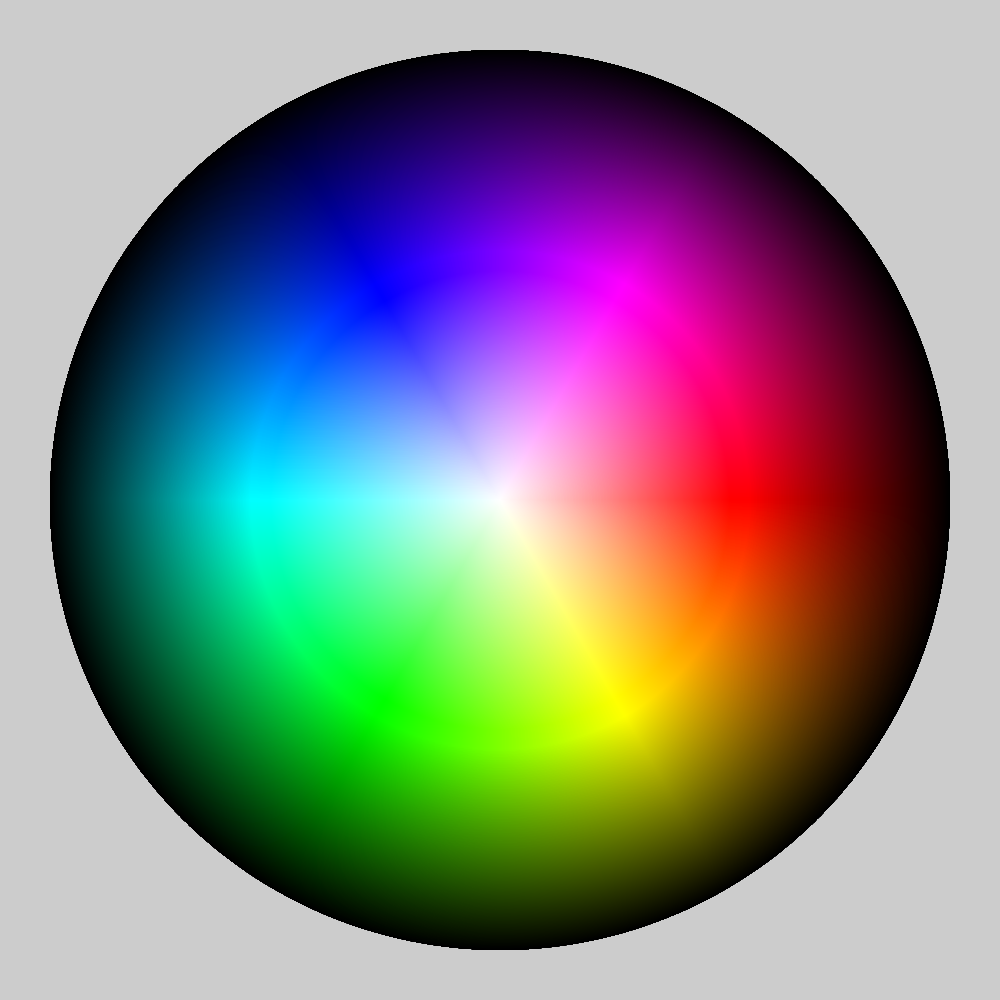
Frame 1 (no input)
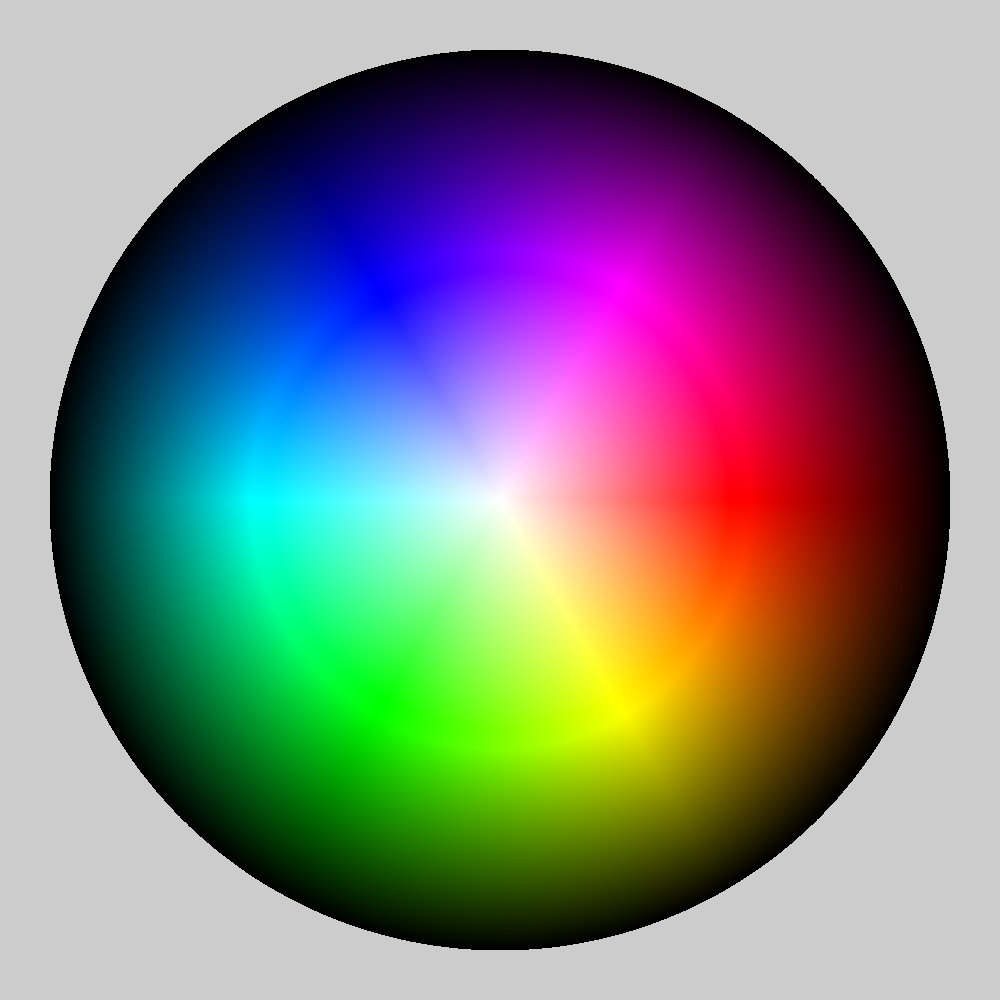
Frame 60 (the mouse pressed at the canvas centre just before this capture)
Frame 120 (the mouse held since frame 60 and released just before this capture): identical to frame 60, image omitted

The Processing sketch that drew these frames (run headless with seeded random() and noise(); from frame 60 on, the mouse is pressed at the canvas centre):

// Processing sketch: ui_color_gradient
// ── ui_color_gradient.pde
PGraphics pg;
boolean radial = true;
float w,h;
void setup() {


  size (1000, 1000, JAVA2D);
  w = width;
  h = height;
  pg = createGraphics(int(w), int(h), JAVA2D);
  pg.beginDraw();
  pg.colorMode(HSB, 360, 100, 100, 100);
  if (!radial) {
    float sat=100; 
    float br=100;
    for (float i = 0; i <   w; i++) {
      for (float j = 0; j <  h*0.95; j++) {
        float hu = map(j, 0, h*.95, 0, 360);
        if ( i <= w*.5 ) {
          sat = map(i, 0, w*.5, 0, 100);
        } else if (i>w*.5 && i <w*.5) {
          sat = 100;
          br = 100;
        } else if (i>=w*.5) {
          br = map(i, w*.5, w, 100, 0);
        }
        pg.stroke(hu, sat, br);
        pg.point(i, j);
      }
    }
  } else {
    for (float angle = 0; angle <= TWO_PI; angle+=0.001) {
      for ( float rad = 0; rad <= h*.45; rad +=0.1) {
        float hu = map(angle, 0, TWO_PI, 0, 360);
        float sat=100; 
        float br=100;      
        if (rad < h*.23) {
          sat = map( rad, 0, h*.23, 0, 100);
        } else {
          br = map( rad, h*.25, h*.45, 100, 0);
        }
        float x =  w*.5 + rad*cos(angle);
        float y =  h*.5 + rad*sin(angle);
        pg.stroke(hu, sat, br);
        pg.point(x, y);
      }
    }
  }
  pg.endDraw();
  pg.save("color_wheel.png");
}


void draw() {
  //background(0);
  image(pg,0,0);
}
